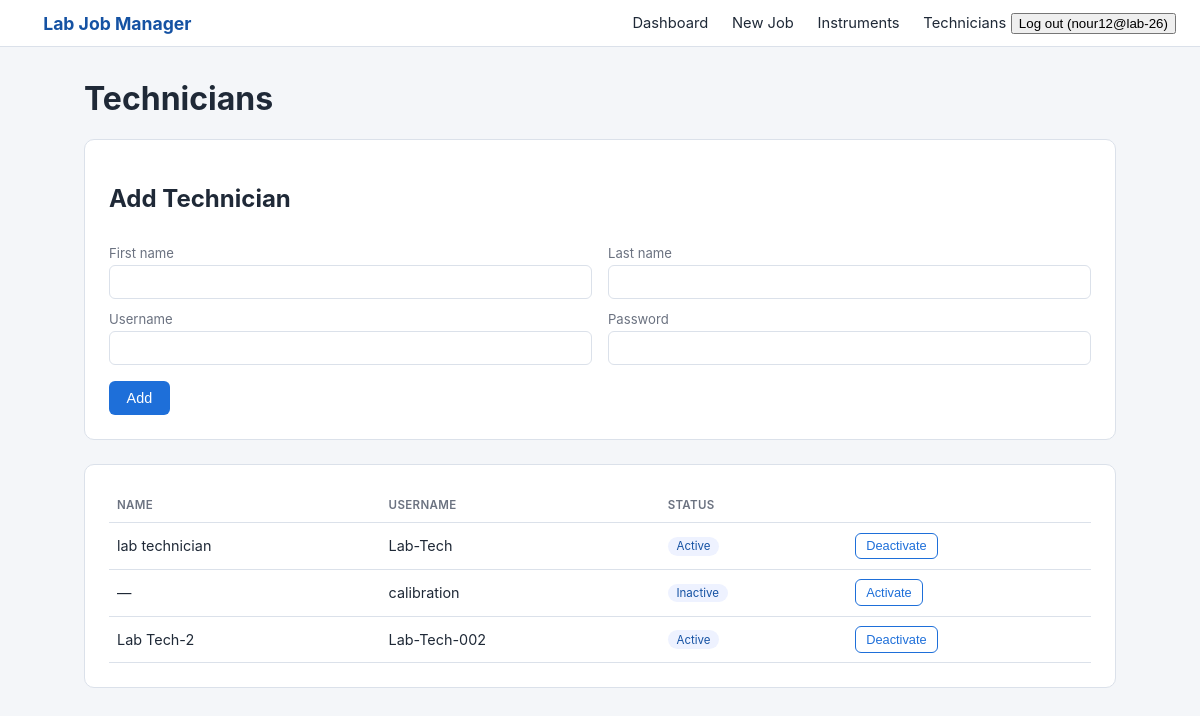
The app's page /technicians/ (signed in), older data.
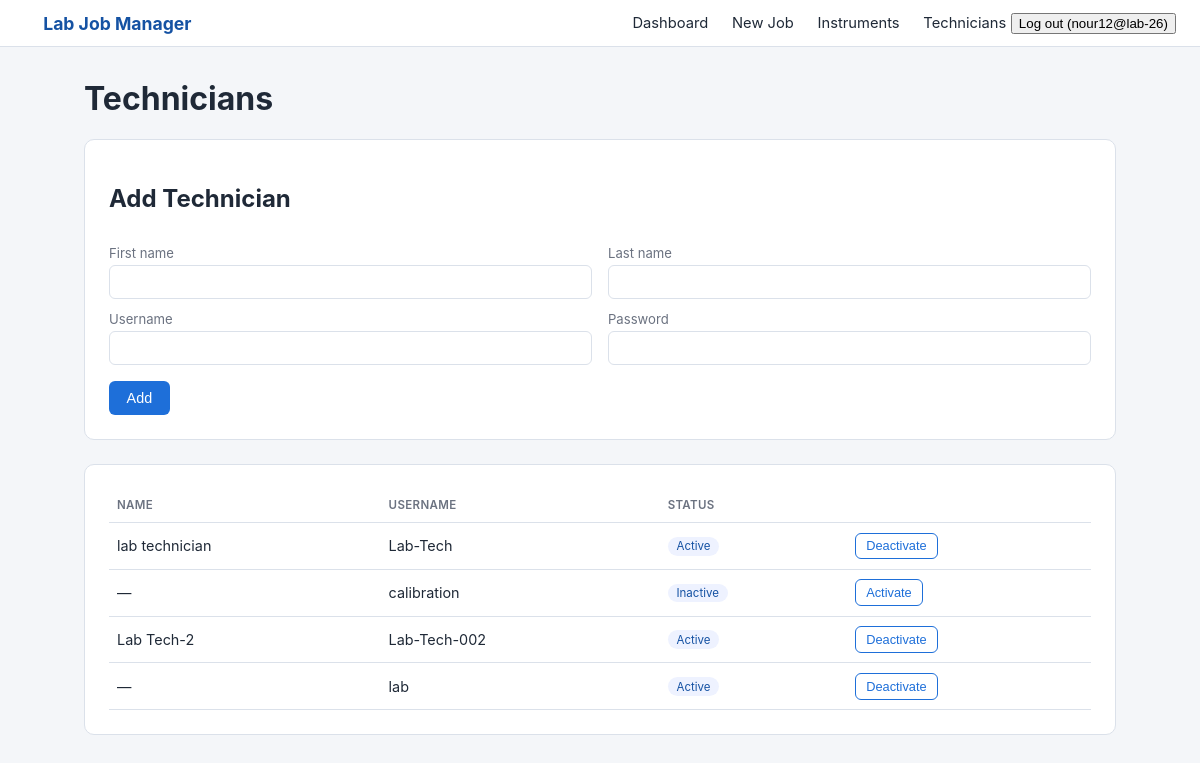
The same page, newer data.
### labmanager/models.py (models this page shows, shortened)
class User(AbstractUser):
    class Role(models.TextChoices):
        LAB_HEAD = "head", "Lab Head"
        TECHNICIAN = "technician", "Lab Technician"
    role = models.CharField(max_length=20, choices=Role.choices, default=Role.TECHNICIAN)
    @property
    def is_lab_head(self):
        return self.role == self.Role.LAB_HEAD

### labmanager/views.py (the view)
# urls.py: path("technicians/", views.technician_list, name="technician_list"),
@login_required
@user_passes_test(is_lab_head)
def technician_list(request):
    if request.method == "POST":
        form = TechnicianForm(request.POST)
        if form.is_valid():
            form.save()
            messages.success(request, "Technician added.")
            return redirect("technician_list")
    else:
        form = TechnicianForm()
    technicians = User.objects.filter(role=User.Role.TECHNICIAN)
    return render(request, "labmanager/technicians.html", {"form": form, "technicians": technicians})

### labmanager/forms.py (shortened to what this page needs)
class TechnicianForm(forms.ModelForm):
    password = forms.CharField(widget=forms.PasswordInput, required=True)
    class Meta:
        model = User
        fields = ["username", "first_name", "last_name", "password"]

### labmanager/views.py (called while the page is built)
def is_lab_head(user):
    return user.is_authenticated and user.is_lab_head

### labmanager/templates/labmanager/technicians.html (shortened to what this page needs)
{% extends "labmanager/base.html" %}
{% block content %}
<h1>Technicians</h1>
<div class="card">
    <h2>Add Technician</h2>
    <form method="post">
        <div class="row">
            <div>
                <label>First name</label>
                {{ form.first_name }}
            </div>
            <div>
                <label>Last name</label>
                {{ form.last_name }}
            </div>
        </div>
        <div class="row">
            <div>
                <label>Username</label>
                {{ form.username }}
            </div>
            <div>
                <label>Password</label>
                {{ form.password }}
            </div>
        </div>
        <button class="btn" style="margin-top:1rem;" type="submit">Add</button>
    </form>
</div>
<div class="card">
    <table>
        <thead><tr><th>Name</th><th>Username</th><th>Status</th><th></th></tr></thead>
        <tbody>
            {% for tech in technicians %}
            <tr>
                <td>{{ tech.get_full_name|default:"—" }}</td>
                <td>{{ tech.username }}</td>
                <td><span class="pill">{{ tech.is_active|yesno:"Active,Inactive" }}</span></td>
                <td>
                    <form method="post" action="{% url 'technician_toggle' tech.pk %}">
                        <button class="btn secondary small" type="submit">{{ tech.is_active|yesno:"Deactivate,Activate" }}</button>
                    </form>
                </td>
            </tr>
            {% empty %}
            <tr><td colspan="4" class="muted">No technicians yet.</td></tr>
            {% endfor %}
        </tbody>
    </table>
</div>
{% endblock %}

Row changes from the older to the newer data that the page shows:
added User: get_full_name "—", username "lab", is_active "Active", is_active "Deactivate"
